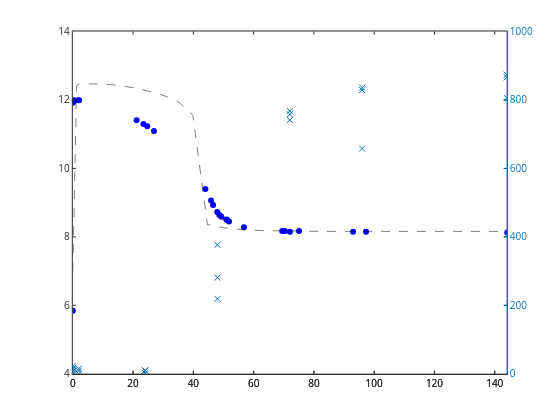

This figure's notebook cell:
### Code cell
% more analyte data 

data=[...
%time	Al	Ca	Fe	K	Mg	Mn	Na	P	S	Si
0	0.013	0.017	0.0015	0.071	0.017	0.0001	0.169	0.0018	-0.001	-0.04
0.1	0.027	4.969	0.0021	0.656	0.002	0.0001	0.263	0.0003	0.273	0.08
2	0.026	3.807	0.0009	0.954	0.009	0	0.287	0.0008	0.525	0.03
24	0.048	0.78	0.0014	1.192	0.009	0	0.315	0.0009	0.828	0.224
48	0.007	1.93	0.0011	1.242	0.281	0.0001	0.276	0.0002	2.261	0.577
72	0.01	1.91	0.0009	1.297	0.768	0.0001	0.272	0.0014	2.327	1.151
96	0	1.833	0.0011	1.444	0.829	0.0001	0.281	0.0007	2.334	1.076
144	0.013	1.842	0.0089	1.692	0.874	0.0001	0.019	0.0012	2.338	1.021
0	0.004	0.007	0.0008	0.034	0.006	0.0001	0.19	0.0006	-0.001	-0.04
0.1	0.031	5.044	0.0014	0.656	0.01	0.0001	0.23	0.0003	0.305	0.089
2	0.019	6.721	0.001	0.926	0.015	0.0001	0.263	0.0004	0.542	0.041
24	0.07	2	0.001	1.068	0.002	0	0.02	0.0004	0.947	0.269
48	0.015	1.953	0.0022	1.142	0.377	0.0001	0.334	0.0007	2.371	0.698
72	0.006	1.854	0.0009	1.121	0.758	0.0001	0.289	0.0009	2.334	1.136
96	0	1.811	0.0018	1.265	0.836	0.0001	0.284	0.0006	2.408	1.097
144	0.02	1.808	0.0007	1.659	0.866	0.0001	0.383	0.0006	2.409	1.046
0	0.016	0.092	0.0008	0.056	0.023	0.0001	0.313	-0.0002	0.023	0.021
0.1	0.023	2.071	0.0021	0.816	0.016	-0.0001	0.435	0.0005	0.283	0.125
2	0.032	6.197	0.0014	1.188	0	0	0.359	0.0002	0.607	0.115
24	0.053	1.079	0.0018	1.579	0.01	0.0001	0.006	0.0007	0.991	0.425
48	0.003	1.818	0.0034	1.429	0.219	0	0.325	0.0012	2.04	0.935
72	0.004	2.015	0.0007	1.482	0.741	0.0001	0.336	0.0006	2.477	1.457
96	0.02	1.966	0.001	1.447	0.658	0.0001	101.904	0.0009	2.438	1.16
144	0.015	2.002	0.001	1.629	0.806	0.0001	97.952	0.0006	2.596	1.227
];

Al=data(:,2); Catime=data(:,3); Fe=data(:,4); K=data(:,5); Mg=data(:,6);
plot(timeres,pHres,'b.',time,pHphreeqc,'k--')
hold on
[ax, h1, h2]=plotyy([],[],sampletime,1e3*Mg);
set(h2,'linestyle','none')
set(h2,'marker','x')

### Figure 1 — Plotly figure (JSON) as saved in the notebook; plotly's stock layout.template omitted (floating-point values rounded to 4 significant figures)
{"data": [{"line": {"color": "rgb(0,0,255)", "width": 0.5}, "marker": {"color": "rgb(0,0,255)", "line": {"color": "rgb(0,0,255)"}, "size": 6, "symbol": "circle"}, "mode": "markers", "name": "", "showlegend": false, "type": "scatter", "visibility": true, "x": [0, 0, 0.13, 0.17, 0.47, 1.85, 2.07, 21.17, 23.43, 24.7, 26.92, 44, 45.87, 46.55, 47.92, 48.65, 49.3, 50.9, 51.2, 51.83, 56.78, 69.48, 70.32, 72.02, 75.08, 93, 97.3, 144.2], "xaxis": "x", "y": [5.84, 11.92, 11.96, 11.98, 11.99, 11.99, 11.99, 11.41, 11.3, 11.23, 11.09, 9.4, 9.06, 8.93, 8.73, 8.64, 8.59, 8.51, 8.5, 8.45, 8.28, 8.17, 8.17, 8.15, 8.17, 8.15, 8.15, 8.13], "yaxis": "y"}, {"line": {"color": "rgb(0,0,0)", "dash": "dash", "width": 0.5}, "marker": {"color": "rgb(0,0,0)", "line": {"color": "rgb(0,0,0)"}, "size": 6, "symbol": "none"}, "mode": "lines", "name": "", "showlegend": false, "type": "scatter", "visibility": true, "x": [0, 1.122, 1.259, 1.413, 1.585, 1.778, 1.995, 2.239, 2.512, 2.818, 3.162, 3.548, 3.981, 4.467, 5.012, 5.623, 6.31, 7.079, 7.943, 8.913, 10, 11.22, 12.59, 14.13, 15.85, 17.78, 19.95, 22.39, 25.12, 28.18, 31.62, 35.48, 39.81, 44.67, 50.12, 56.23, 63.1, 70.79, 79.43, 89.13, 100, 112.2, 125.9, 141.3, 158.5], "xaxis": "x", "y": [7, 12.39, 12.41, 12.43, 12.44, 12.45, 12.46, 12.46, 12.47, 12.47, 12.47, 12.47, 12.47, 12.47, 12.47, 12.47, 12.47, 12.47, 12.47, 12.47, 12.46, 12.46, 12.45, 12.44, 12.42, 12.39, 12.36, 12.32, 12.26, 12.19, 12.08, 11.92, 11.56, 8.363, 8.266, 8.211, 8.183, 8.169, 8.163, 8.161, 8.16, 8.16, 8.16, 8.16, 8.16], "yaxis": "y"}, {"line": {"color": "rgb(0,113,188)", "width": 0.5}, "marker": {"color": "rgb(0,113,188)", "line": {"color": "rgb(0,113,188)"}, "size": 6, "symbol": "x-thin-open"}, "mode": "markers", "name": "", "showlegend": false, "type": "scatter", "visibility": true, "x": [0, 0.1, 2, 24, 48, 72, 96, 144, 0, 0.1, 2, 24, 48, 72, 96, 144, 0, 0.1, 2, 24, 48, 72, 96, 144], "xaxis": "x2", "y": [17, 2, 9, 9, 281, 768, 829, 874, 6, 10, 15, 2, 377, 758, 836, 866, 23, 16, 0, 10, 219, 741, 658, 806], "yaxis": "y2"}], "layout": {"height": 420, "hovermode": "closest", "margin": {"b": 0, "l": 0, "r": 0, "t": 0}, "plot_bgcolor": "rgba(0,0,0,0)", "showlegend": false, "width": 560, "xaxis": {"anchor": "y", "autorange": false, "domain": [0.13, 0.905], "exponentformat": "none", "gridcolor": "rgba(38,38,38,0.15)", "gridwidth": 1, "linecolor": "rgb(38,38,38)", "linewidth": 1, "mirror": "ticks", "range": [0, 144], "showgrid": false, "showline": true, "side": "bottom", "spikedash": "solid", "spikemode": "across", "spikesides": false, "spikethickness": 1, "tickangle": 0, "tickcolor": "rgb(38,38,38)", "tickfont": {"color": "rgb(38,38,38)", "size": 10}, "ticklen": 3, "ticks": "inside", "ticktext": ["0", "20", "40", "60", "80", "100", "120", "140"], "tickvals": [0, 20, 40, 60, 80, 100, 120, 140], "title": {"font": {"color": "rgb(0,0,0)", "size": 11}, "text": ""}, "type": "linear", "visible": true, "zeroline": false}, "xaxis2": {"anchor": "y2", "autorange": false, "domain": [0.13, 0.905], "exponentformat": "none", "gridcolor": "rgba(38,38,38,0.15)", "gridwidth": 1, "linecolor": "rgb(38,38,38)", "linewidth": 1, "mirror": false, "range": [0, 144], "showgrid": false, "showline": true, "side": "bottom", "spikedash": "solid", "spikemode": "across", "spikesides": false, "spikethickness": 1, "tickangle": 0, "tickcolor": "rgb(38,38,38)", "tickfont": {"color": "rgb(38,38,38)", "size": 10}, "ticklen": 3, "ticks": "inside", "ticktext": ["0", "20", "40", "60", "80", "100", "120", "140"], "tickvals": [0, 20, 40, 60, 80, 100, 120, 140], "title": {"font": {"color": "rgb(0,0,0)", "size": 11}, "text": ""}, "type": "linear", "visible": true, "zeroline": false}, "yaxis": {"anchor": "x", "autorange": false, "domain": [0.11, 0.925], "exponentformat": "none", "gridcolor": "rgba(38,38,38,0.15)", "gridwidth": 1, "linecolor": "rgb(38,38,38)", "linewidth": 1, "mirror": "ticks", "range": [4, 14], "showgrid": false, "showline": true, "side": "left", "spikedash": "solid", "spikemode": "across", "spikesides": false, "spikethickness": 1, "tickangle": 0, "tickcolor": "rgb(38,38,38)", "tickfont": {"color": "rgb(38,38,38)", "size": 10}, "ticklen": 3, "ticks": "inside", "ticktext": ["4", "6", "8", "10", "12", "14"], "tickvals": [4, 6, 8, 10, 12, 14], "title": {"font": {"color": "rgb(0,0,0)", "size": 11}, "text": ""}, "type": "linear", "visible": true, "zeroline": false}, "yaxis2": {"anchor": "x2", "autorange": false, "domain": [0.11, 0.925], "exponentformat": "none", "gridcolor": "rgba(38,38,38,0.15)", "gridwidth": 1, "linecolor": "rgb(0,113,188)", "linewidth": 1, "mirror": false, "range": [0, 1000], "showgrid": false, "showline": true, "side": "right", "spikedash": "solid", "spikemode": "across", "spikesides": false, "spikethickness": 1, "tickangle": 0, "tickcolor": "rgb(0,113,188)", "tickfont": {"color": "rgb(0,113,188)", "size": 10}, "ticklen": 3, "ticks": "inside", "ticktext": ["0", "200", "400", "600", "800", "1000"], "tickvals": [0, 200, 400, 600, 800, 1000], "title": {"font": {"color": "rgb(0,113,188)", "size": 11}, "text": ""}, "type": "linear", "visible": true, "zeroline": false}}}
